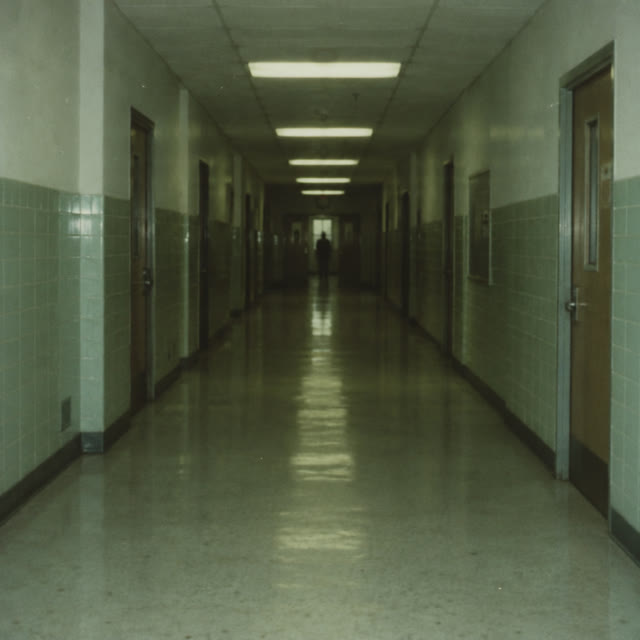
#> input picture games/ashwood/scripts/documents/images/polaroid-corridor.jpg, 640 x 640 px, given in place of getaway-before.png, which was not available
$ python lab-spawn-sheet.py ../../ashwood/scripts/documents/images/polaroid-corridor.jpg
#> lines starting #> are read from the running program, lines starting #| are printed output that depends on the picture; pictures that were not available may be replaced by others from this repository, and a replacement may not be noted
"""Contact sheet for the real-input Metal Spawn proof."""
from pathlib import Path
import sys
from PIL import Image, ImageDraw, ImageFont

source = Path(__file__).resolve().parents[3] / 'captures/lab-spawn'
tiles = [('getaway-before.png', 'Car · cones and propane'), ('getaway-eruption.png', 'Impact · explosion and debris'),
         ('getaway-physics.png', 'Physics · colliders and sleep state'), ('blackout-soldier.png', 'Soldier · walk and sprint')]
sheet = Image.new('RGB', (1440, 1044), '#10161a')
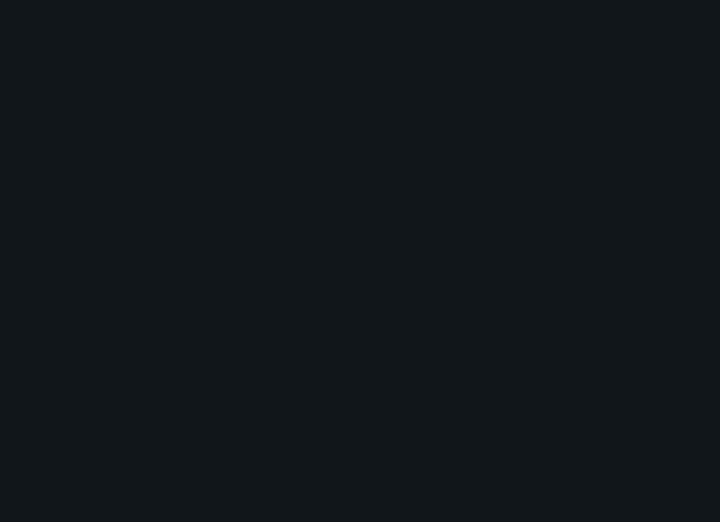
#> sheet: PIL image 1440x1044 RGB (shown at 1/2 size); mean R, G, B 16, 22, 26
draw = ImageDraw.Draw(sheet)
font = ImageFont.truetype('/System/Library/Fonts/Helvetica.ttc', 15)
for i, (name, title) in enumerate(tiles):
    x, y = i % 2 * 720, i // 2 * 522
    sheet.paste(Image.open(source / name).convert('RGB').resize((720, 498), Image.Resampling.LANCZOS), (x, y + 24))
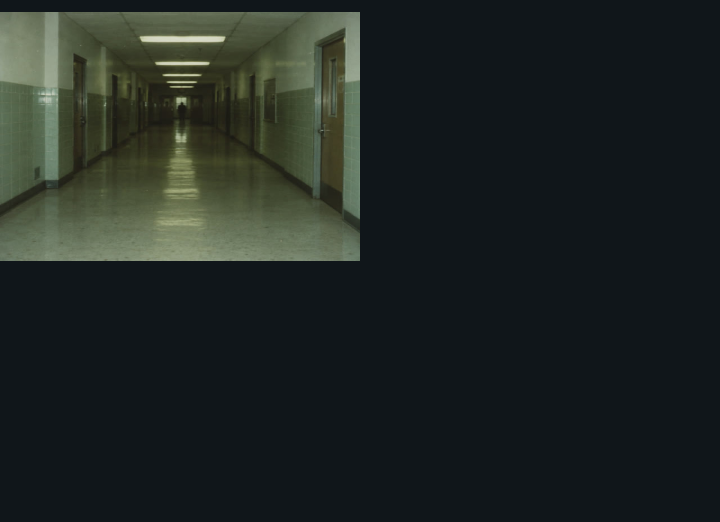
#> sheet: PIL image 1440x1044 RGB (shown at 1/2 size); mean R, G, B 31.6, 38.2, 35.7
    draw.text((x + 8, y + 3), title, fill='#e4e9ed', font=font)
#> pass 2 of the loop `for i, (name, title) in enumerate(tiles):`:
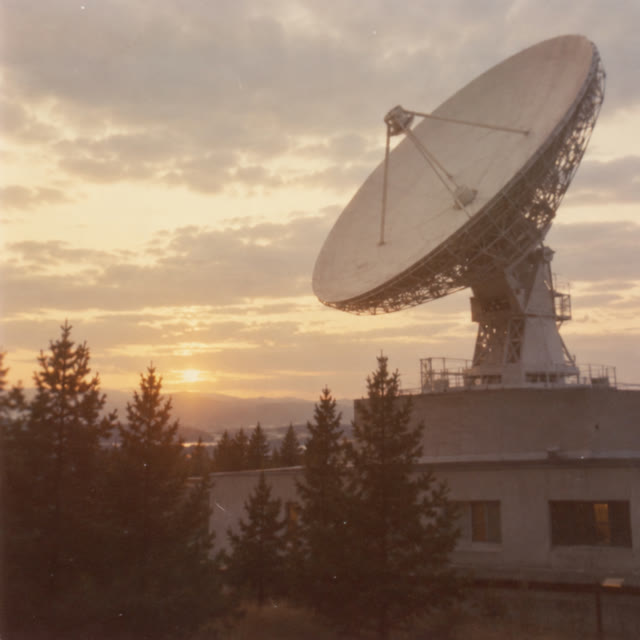
#> input picture games/ashwood/scripts/documents/images/polaroid-dish.jpg, 640 x 640 px, given in place of getaway-eruption.png, which was not available
#> `sheet.paste(Image.open(source / name).convert('RGB').resize((720, 498)..`:
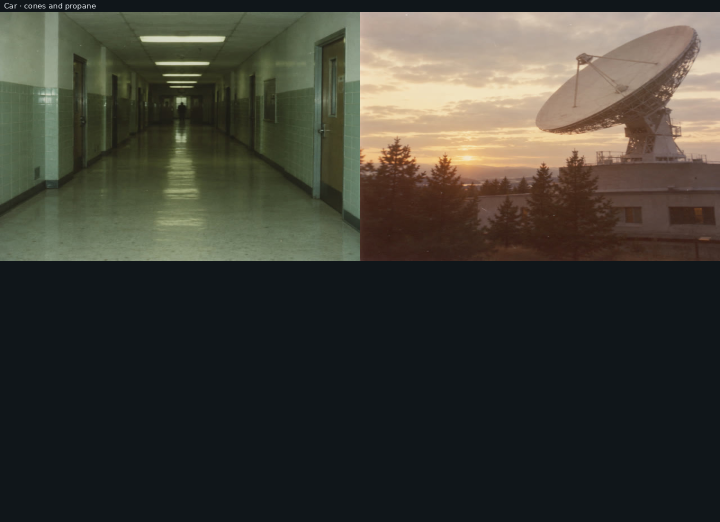
#> sheet: PIL image 1440x1044 RGB (shown at 1/2 size); mean R, G, B 62.8, 62.1, 54
#> (the run stopped early here; a loop or call above may not have finished)
